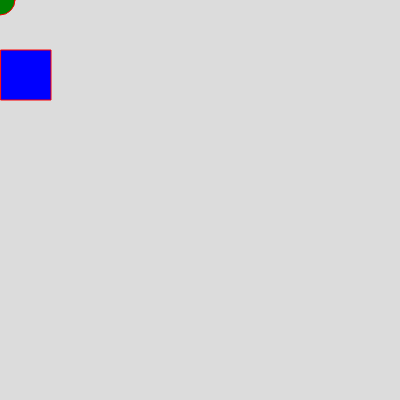
Frame 1 (no input)
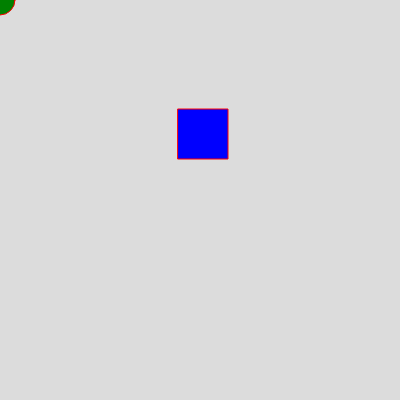
Frame 60 (no input)
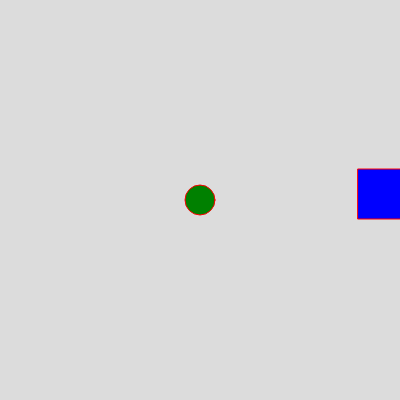
Frame 120 (the mouse pressed at the canvas centre since frame 60)

The p5.js sketch that drew these frames (run headless with seeded random() and noise() and a simulated clock; from frame 60 on, the mouse is pressed at the canvas centre):

// p5.js sketch
// ── sketch.js
let x = 1
let y = 50

function setup() {
  createCanvas(400, 400);
  frameRate(24)
}

function draw() {
  background(220);
  stroke("red")
  fill("blue")
  rect(x,y,50,50)
  x += 3
  y += 1
  fill("green")
  circle(mouseX,mouseY,30)
}
